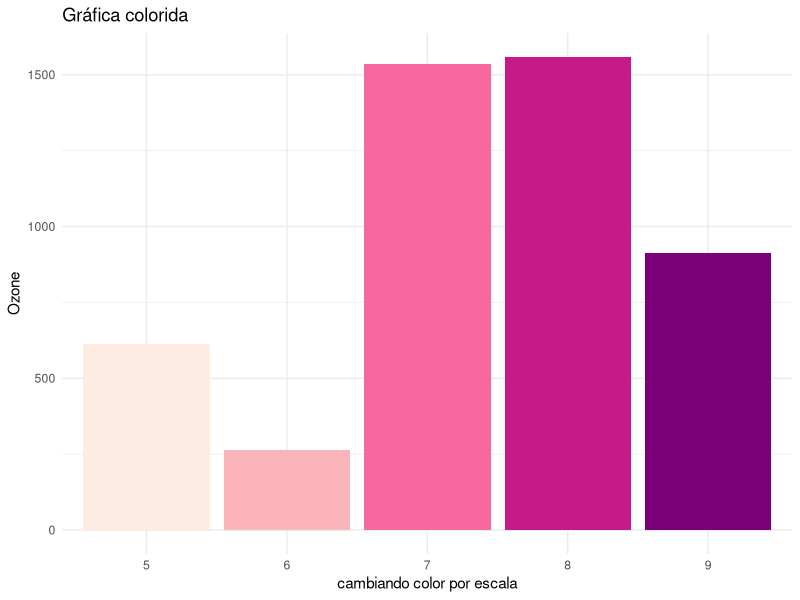
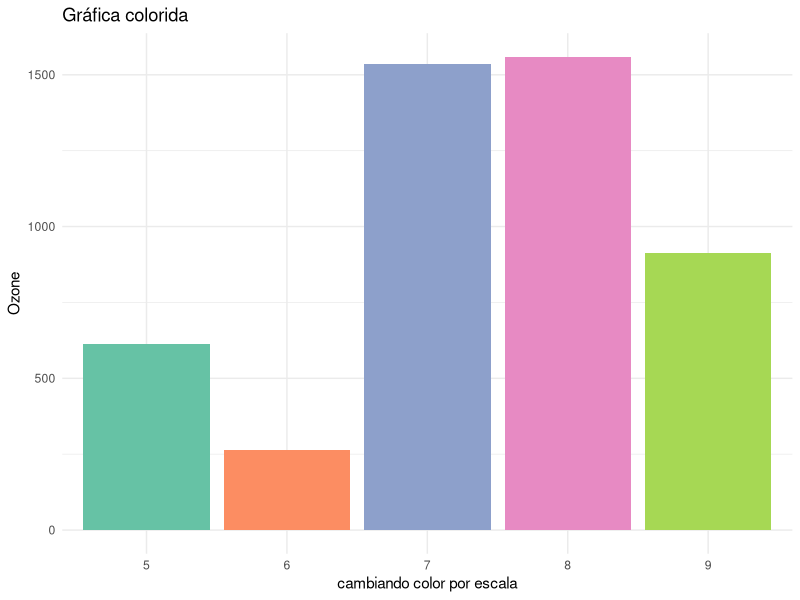
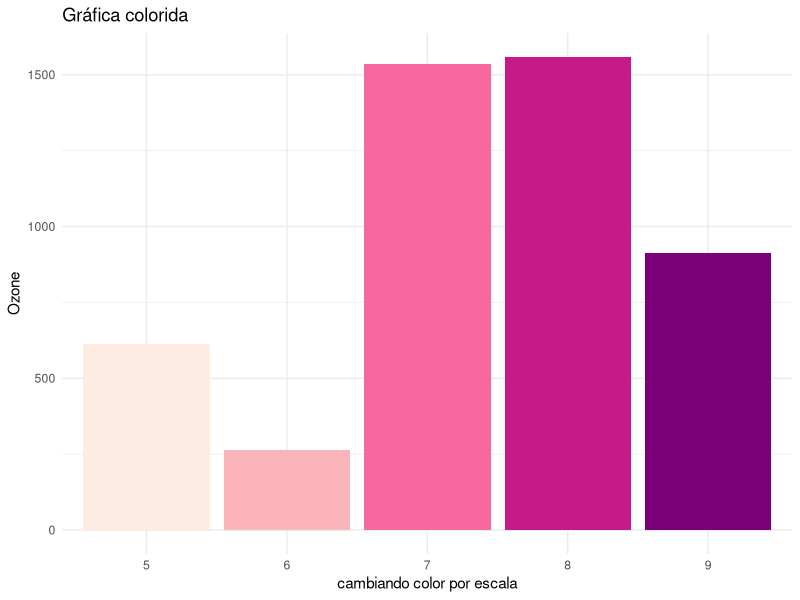
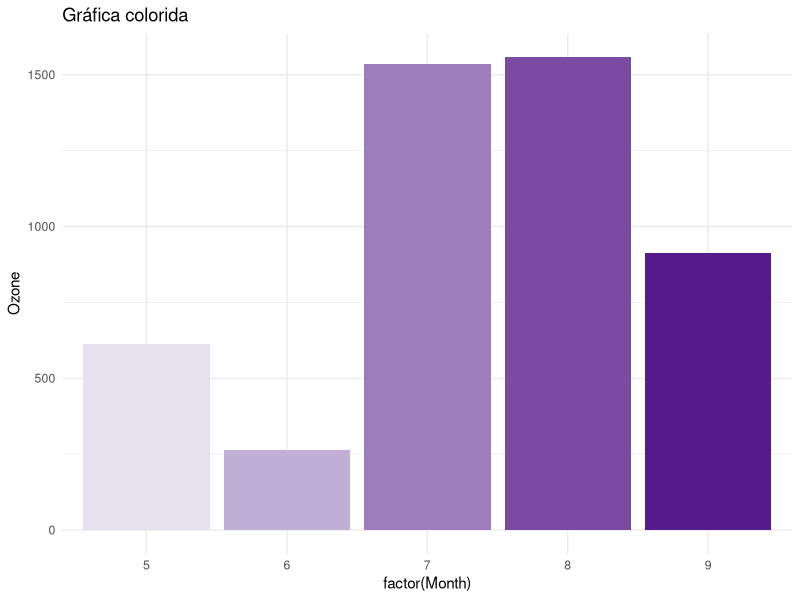

R code for these plots, in order:
## ---- chunk 1
library(ggplot2)
# airquality # datos prueba
ggplot(data = airquality, aes(x = factor(Month), y = Ozone, fill = factor(Month))) + #indicas la variable de agrupamiento -debe ser tipo factor- y la de interes, tambien requieres llenar el parametro 'fill' con la variable con la que agrupa 
	geom_bar(stat="identity") +   # se construyen las barras
	scale_fill_brewer(palette = 'RdPu')+ # la magia de poder escoger facíl el color de la escala 'continua' o discreta
	xlab('cambiando color por escala') + theme_minimal() +  ggtitle('Gráfica colorida')+  #demas cosas
	guides(fill=FALSE) #quitar leyenda
## ---- chunk 2
ggplot(data = airquality, aes(x = factor(Month), y = Ozone, fill = factor(Month))) + #indicas la variable de agrupamiento -debe ser tipo factor- y la de interes, tambien requieres llenar el parametro 'fill' con la variable con la que agrupa 
	geom_bar(stat="identity") +   # se construyen las barras
	scale_fill_brewer(palette = 'Set2')+ # la magia de poder escoger facíl el color de la escala 'continua' o discreta
	xlab('cambiando color por escala') + theme_minimal() +  ggtitle('Gráfica colorida')+  	guides(fill=FALSE) #quitar leyenda

## ---- chunk 3
library(RColorBrewer)
cols <- brewer.pal(length(levels(factor(airquality$Month))), "RdPu") # numero de niveles en el factor
names(cols) <- levels(factor(airquality$Month))
ggplot(data = airquality, aes(x = factor(Month), y = Ozone, fill = factor(Month))) + 	geom_bar(stat="identity") + 
	scale_fill_manual("legend", values = cols)	+
	xlab('cambiando color por escala') + theme_minimal() +  ggtitle('Gráfica colorida')+guides(fill=FALSE)
## ---- chunk 4
library(RColorBrewer)
paleta <- colorRampPalette(c("#E7E1EF", "purple4"))
cols <- paleta(length(levels(factor(airquality$Month))))
names(cols) <- levels(airquality$Month)
ggplot(data = airquality, aes(x = factor(Month), y = Ozone, fill = factor(Month))) + 	   geom_bar(stat="identity") + 
    	scale_fill_manual("legend", values = cols)	+ theme_minimal() +  ggtitle('Gráfica colorida')+guides(fill=FALSE)
